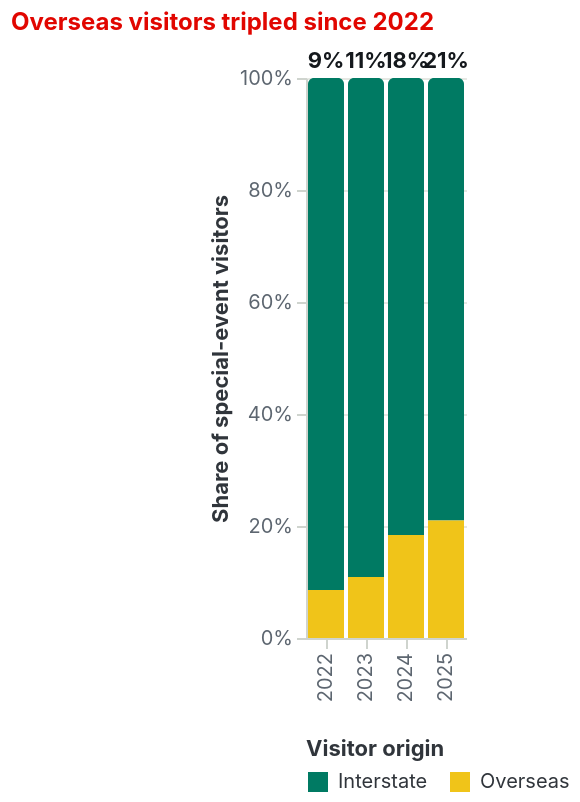

Write a Vega-Lite specification for this figure.
### Vega-Lite specification from a JSON file in a GitHub repository (floating-point values rounded to 4 significant figures)
{"$schema": "https://vega.github.io/schema/vega-lite/v5.json", "width": "container", "height": 280, "config": {"view": {"stroke": null}, "axis": {"labelColor": "#5d6670", "titleColor": "#30353b", "gridColor": "#e6e8e3", "domainColor": "#cfd4ce", "tickColor": "#cfd4ce"}, "legend": {"labelColor": "#30353b", "titleColor": "#30353b", "orient": "bottom"}, "font": "Inter"}, "data": {"values": [{"year": 2022, "origin": "Interstate", "visitors": 69049}, {"year": 2023, "origin": "Interstate", "visitors": 72176}, {"year": 2024, "origin": "Interstate", "visitors": 70731}, {"year": 2025, "origin": "Interstate", "visitors": 78254}, {"year": 2022, "origin": "Overseas", "visitors": 6471}, {"year": 2023, "origin": "Overseas", "visitors": 8811}, {"year": 2024, "origin": "Overseas", "visitors": 15933}, {"year": 2025, "origin": "Overseas", "visitors": 20792}]}, "transform": [{"joinaggregate": [{"op": "sum", "field": "visitors", "as": "year_total"}], "groupby": ["year"]}, {"calculate": "datum.visitors / datum.year_total", "as": "share"}, {"calculate": "format(datum.share, '.0%')", "as": "share_label"}, {"calculate": "format(datum.year_total / 1000, '.0f') + 'K total'", "as": "total_label"}], "layer": [{"mark": {"type": "bar", "cornerRadiusEnd": 3}, "encoding": {"x": {"field": "year", "type": "ordinal", "axis": {"title": null}}, "y": {"field": "visitors", "type": "quantitative", "stack": "normalize", "axis": {"title": "Share of special-event visitors", "format": ".0%"}}, "color": {"field": "origin", "type": "nominal", "scale": {"domain": ["Interstate", "Overseas"], "range": ["#007a63", "#f0c419"]}, "legend": {"title": "Visitor origin"}}, "tooltip": [{"field": "year"}, {"field": "origin"}, {"field": "visitors", "format": ","}, {"field": "share_label", "title": "Share"}, {"field": "year_total", "title": "Total visitors", "format": ","}]}}, {"transform": [{"filter": "datum.origin === 'Overseas'"}], "mark": {"type": "text", "dy": -8, "fontSize": 11, "fontWeight": "bold", "fontFamily": "Titillium Web", "color": "#14181c"}, "encoding": {"x": {"field": "year", "type": "ordinal"}, "y": {"field": "visitors", "type": "quantitative", "stack": "normalize"}, "text": {"field": "share_label"}}}, {"data": {"values": [{"year": 2025, "label": "Overseas visitors tripled since 2022"}]}, "mark": {"type": "text", "align": "right", "dx": -6, "dy": -28, "fontSize": 12, "fontWeight": "bold", "fontFamily": "Titillium Web", "color": "#e10600"}, "encoding": {"x": {"field": "year", "type": "ordinal"}, "y": {"value": 0}, "text": {"field": "label"}}}]}
